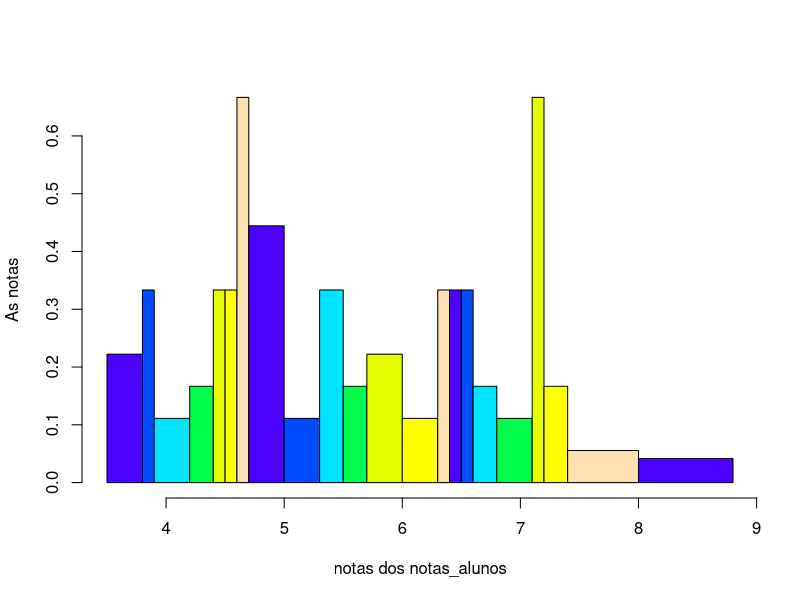

Generate this figure with R:
numero_classe <- function(numero) {
    k <- (1+ 3.3 * log(numero))
    return(k)
}

intervalo_classe<- function(maximo_minimo, numero_classe) {
    h <- (maximo_minimo/numero_classe)
    return(h)
}


notas_alunos<-c(4.2,6.0,6.0,3.9,4.5,7.4,5.7,5.0,8.8,6.5,7.2,3.8,4.6,6.4,5.5,6.3,7.2,5.0,8.0,5.0,6.6,4.4,6.8,7.1,5.0,4.7,5.3,5.5,3.5,4.7)

notas_alunos <- sort(notas_alunos)

# print(notas_alunos)

sem_repitir <- unique(notas_alunos)
# print(sem_repitir)


h<-hist(notas_alunos, breaks= sem_repitir,
freq =FALSE, ylab= "As notas", xlab = "notas dos notas_alunos", main = "",
col = topo.colors(7))
